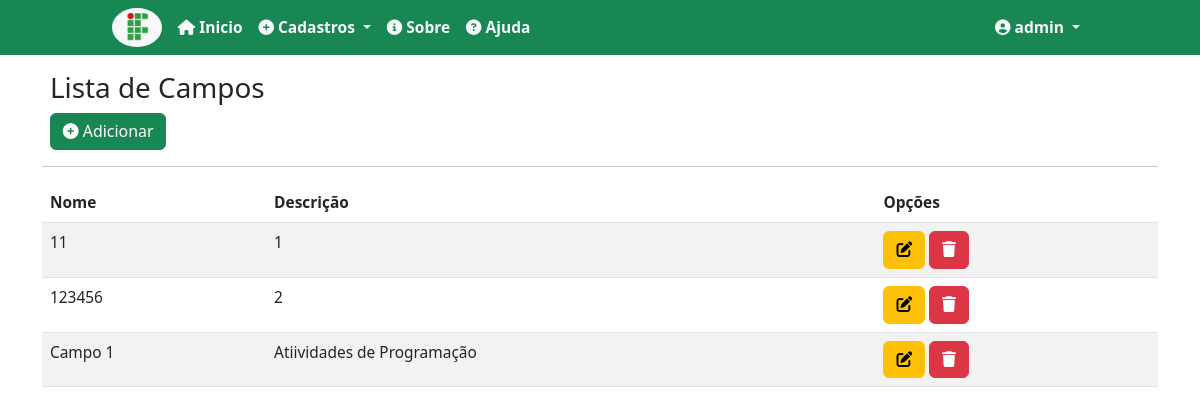
The page /campos/ (signed in) on the database as committed earlier.
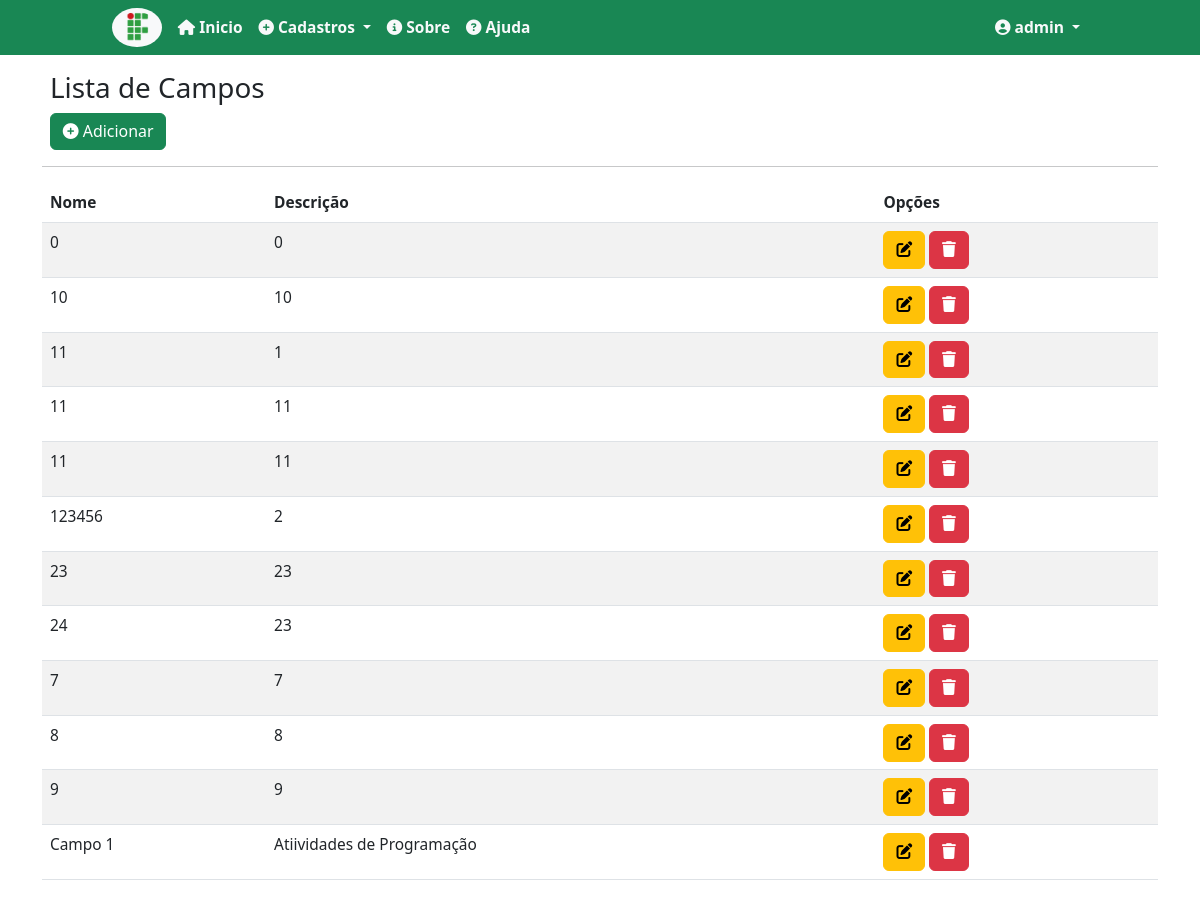
The same page on the database as committed later.
### records/models.py (models this page shows, shortened)
class Field(models.Model):
    name = models.CharField(max_length=50, verbose_name='Nome')
    description = models.CharField(max_length=150, verbose_name='Descrição')
    class Meta:
        verbose_name = 'Campo'
        ordering = ['name']

### records/views.py (the view)
# urls.py: path('campos/', FieldList.as_view(), name='list-field'),
class FieldList(LoginRequiredMixin, ListView):
    login_url = reverse_lazy('login')
    model = Field
    template_name = 'records/lists/field.html'

### records/templates/records/lists/field.html (shortened to what this page needs)
{% extends 'pages/base.html' %}
{% load static %}
{% block content %}
    <div class="m-2">
        <h3>Lista de Campos</h3>
        <a class="btn btn-success" href="{% url 'add-field'%}"><i class="fa-solid fa-circle-plus"></i> Adicionar</a>
    </div>
    <hr>
    <div class="table-responsive">
        <table class="table table-striped"  id="table-list">
            <thead>
                <th>
                    Nome
                </th>
                <th>
                    Descrição
                </th>
                <th>
                    Opções
                </th>
            </thead>
            <tbody>
                {% for field in object_list %}
                <tr>
                   <td>
                        {{field.name}}
                   </td>
                   <td>
                        {{ field.description}}
                   </td>
                   <td>
                        <a href="{% url 'edit-field' field.pk %}" class="btn btn-warning"> <i class="fa-solid fa-pen-to-square"></i></a>
                        <a href="{% url 'delete-field' field.pk %}" class="btn btn-danger"> <i class="fa-solid fa-trash"></i> </a>
                   </td>
                </tr>
                {% endfor %}
            </tbody>
        </table>
    </div>
{% endblock%}

### pages/templates/pages/base.html (shortened to what this page needs)
{% load static %}
<!DOCTYPE html>
<html lang="pt-br">
<head>
    {% block stylesheet %}
    <link rel="stylesheet" href="{% static 'css/style.css' %}">
    {% endblock %}
    <link href="https://cdn.jsdelivr.net/npm/bootstrap@5.2.2/dist/css/bootstrap.min.css" rel="stylesheet">
    <link rel="stylesheet" type="text/css" href="https://cdn.datatables.net/v/bs5/dt-1.13.2/datatables.min.css"/>
</head>
<body>
  {% block navbar%}
  <nav class="navbar navbar-expand-lg navbar-light bg-success">
    <div class="container-fluid col-10">
      <img src="{% static 'img/logo.png'%}" width="50px" class="bg-light rounded-circle p-1 me-2">
      <div class="collapse navbar-collapse mt-2 mt-lg-0" id="navbarSupportedContent">
        <ul class="navbar-nav me-auto mb-2 mb-lg-0">
          <li class="nav-item">
            <a class="nav-link active text-light fw-bold p-2" aria-current="page" href="{% url 'index' %}"><i class="fa-solid fa-house"></i> Inicio</a>
          </li>
          {% if request.user.is_authenticated %}
          <li class="nav-item dropdown">
            <a class="text-light nav-link fw-bold dropdown-toggle p-2" href="#" id="navbarDropdown" role="button" data-bs-toggle="dropdown" aria-expanded="false">
                <i class="fa-solid fa-circle-plus"></i> Cadastros
            </a>
          </li>
          {% endif %}
          <li class="nav-item">
            <a class="nav-link text-light fw-bold p-2" href="{% url 'about' %}"><i class="fa-solid fa-circle-info"></i> Sobre</a>
          </li>
          <li class="nav-item">
            <a class="nav-link text-light fw-bold p-2" href="#"><i class="fa-solid fa-circle-question"></i> Ajuda</a>
          </li>
        </ul>
        <div class="nav-item d-lg-flex d-block justify-content-lg-end nav-item dropdown">
          {% if request.user.is_authenticated %}
            <a class="text-light nav-link fw-bold dropdown-toggle p-2" href="#" id="navbarDropdown" role="button" data-bs-toggle="dropdown" aria-expanded="false">
                <i class="fa-solid fa-circle-user"></i> {{request.user}}
            </a>
            {% endif %}
        </div>
      </div>
    </div>
  </nav>
  {% endblock %}
  <div class="container mt-3 mb-3">
  {% block content %}
  {% endblock %}
</div>
</body>
</html>

### static/css/style.css (style rules this page uses)
* { font-size: 0.995em; }
body { background-color: rgb(235, 217, 217); }

Rows that differ between the two databases and show on the page:
added Field: name "0", description "0"
added Field: name "10", description "10"
added Field: name "11", description "11"
added Field: name "11", description "11"
added Field: name "23", description "23"
added Field: name "24", description "23"
added Field: name "7", description "7"
added Field: name "8", description "8"
added Field: name "9", description "9"
